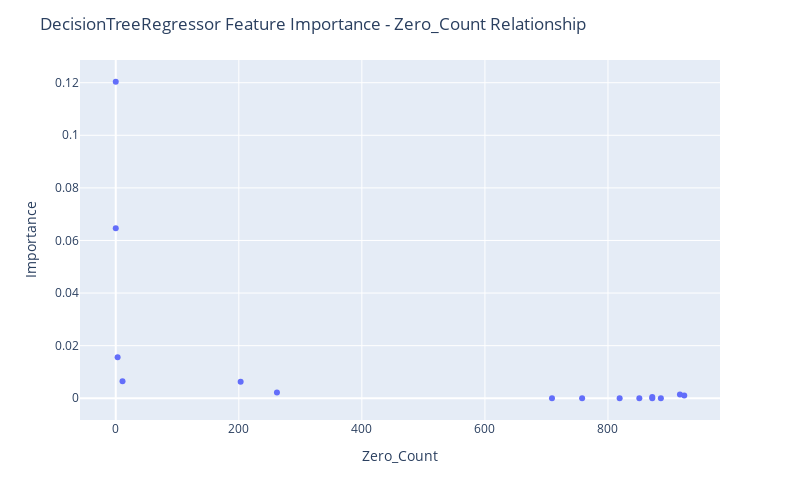

The notebook cell this image was saved under:
### Code cell
fig = px.scatter(df_merged[~df_merged["Feature Name"].str.contains("Output")], x="Zero_Count", y="Importance",
                hover_data=["Feature Name"])

fig.update_layout(
    autosize=False,
    width=800,
    height=500,
    title_text=f"DecisionTreeRegressor Feature Importance - Zero_Count Relationship",
)

fig.show()

### Figure 1 — Plotly figure (JSON) as saved in the notebook; plotly's stock layout.template omitted (floating-point values rounded to 4 significant figures)
{"data": [{"customdata": [["Input 14"], ["Input 11"], ["Input 12"], ["Input 08"], ["Input 02"], ["Input 01"], ["Input 04"], ["Input 06"], ["Input 15"], ["Input 03"], ["Input 05"], ["Input 07"], ["Input 09"], ["Input 10"], ["Input 13"]], "hovertemplate": "Zero_Count=%{x}<br>Importance=%{y}<br>Feature Name=%{customdata[0]}<extra></extra>", "legendgroup": "", "marker": {"color": "#636efa", "symbol": "circle"}, "mode": "markers", "name": "", "orientation": "v", "showlegend": false, "type": "scatter", "x": [0, 0, 3, 11, 203, 262, 917, 924, 872, 851, 758, 872, 709, 819, 886], "xaxis": "x", "y": [0.1204, 0.06461, 0.01561, 0.006505, 0.006315, 0.00221, 0.001404, 0.001081, 0.0004514, 0, 0, 0, 0, 0, 0], "yaxis": "y"}], "layout": {"autosize": false, "height": 500, "legend": {"tracegroupgap": 0}, "margin": {"t": 60}, "title": {"text": "DecisionTreeRegressor Feature Importance - Zero_Count Relationship"}, "width": 800, "xaxis": {"anchor": "y", "autorange": true, "domain": [0, 1], "range": [-58.11, 982.1], "title": {"text": "Zero_Count"}, "type": "linear"}, "yaxis": {"anchor": "x", "autorange": true, "domain": [0, 1], "range": [-0.008271, 0.1286], "title": {"text": "Importance"}, "type": "linear"}}}
